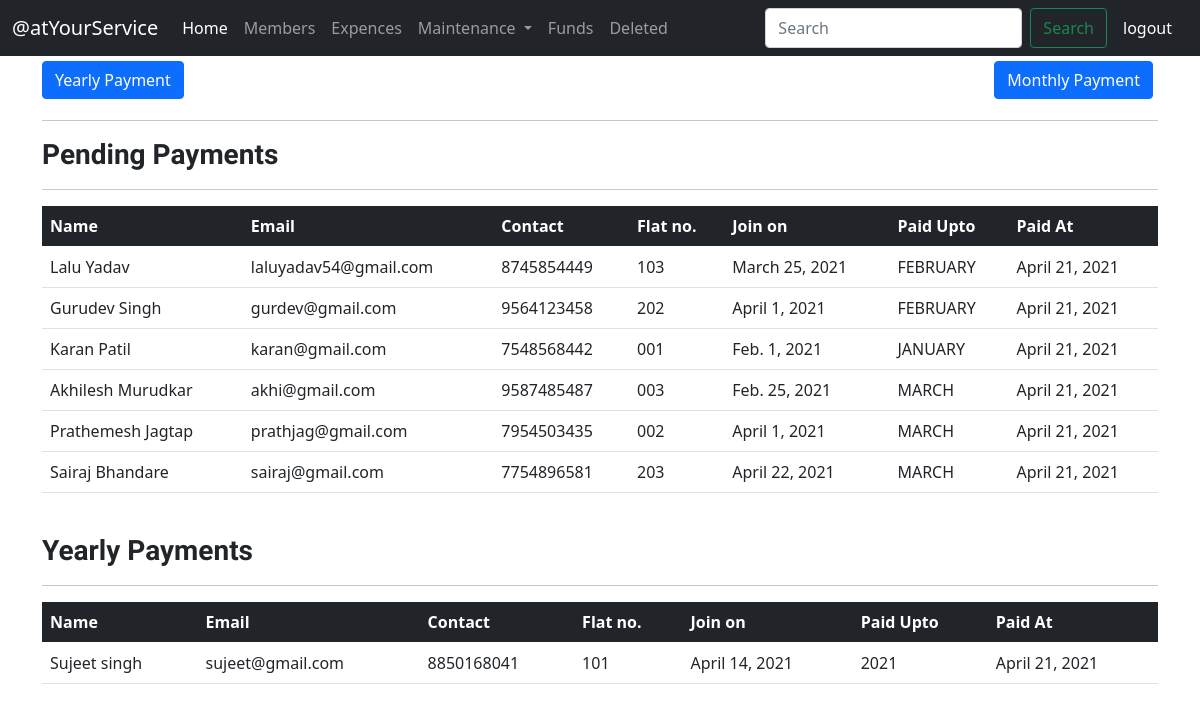
Page /Pending on the committed database.
### main/models.py (models this page shows, shortened)
class Members(models.Model):
    members_id=models.AutoField
    name=models.CharField(max_length=50)
    email=models.CharField(max_length=50)
    contact=models.CharField(max_length=30)
    join_date=models.DateField()
    flat_no=models.CharField(max_length=30)
    paid_upto=models.CharField(max_length=20)
    mode = models.CharField(max_length=20)
    date_at=models.DateField()
    status=models.CharField(max_length=40)
    del_reason=models.CharField(max_length=80)

### main/views.py (the view)
# urls.py: path('Pending',views.Pending,name='Pending'),
def Pending(request):
    mem=Members.objects.filter(mode='monthly',status='active').order_by('paid_upto')
    yer = Members.objects.filter(mode='yearly',status='active').order_by('paid_upto')
    year=today.year
    date=today.strftime('%B')
    params={'mem':mem, 'date':date.upper(), 'year':year, 'yer':yer, 'allm':allm}
    return render(request,'Pending.html',params)

### main/templates/Pending.html (shortened to what this page needs)
{% extends 'basic.html' %}
{% block body %}
<div class="container">
  <button class="btn btn-primary " style="margin-bottom: 5px;" data-bs-toggle="modal"
    data-bs-target="#PaymentYearvise">Yearly Payment</button>
  <button class="btn btn-primary float-right" style="margin-bottom: 5px; margin-right: 5px;" data-bs-toggle="modal"
    data-bs-target="#PaymentMonthvise">Monthly Payment</button><hr>
    <p class="marks">Pending Payments</p><hr>
    <table class="table table-hover">
        <thead class="table-dark">
          <tr>
            <th scope="col">Name</th>
            <th scope="col">Email</th>
            <th scope="col">Contact</th>
            <th scope="col">Flat no.</th>
            <th scope="col">Join on</th>
            <th scope="col">Paid Upto</th>
            <th scope="col">Paid At</th>
          </tr>
        </thead>
        <tbody>
          {% for i in mem %}
          {% if i.paid_upto not in date %}
          <tr>
            <td>{{ i.name}}</td>
            <td>{{ i.email}}</td>
            <td>{{ i.contact}}</td>
            <td>{{ i.flat_no}}</td>
            <td>{{ i.join_date}}</td>
            <td>{{i.paid_upto}}</td>
            <td>{{ i.date_at}}</td>
          </tr>
          {% endif %}
          {% endfor %}
        </tbody>
      </table><br>
      <p class="marks">Yearly Payments</p><hr>
    <table class="table table-hover">
        <thead class="table-dark">
          <tr>
            <th scope="col">Name</th>
            <th scope="col">Email</th>
            <th scope="col">Contact</th>
            <th scope="col">Flat no.</th>
            <th scope="col">Join on</th>
            <th scope="col">Paid Upto</th>
            <th scope="col">Paid At</th>
          </tr>
        </thead>
        <tbody>
          {% for i in yer %}
          <tr>
            <td>{{ i.name}}</td>
            <td>{{ i.email}}</td>
            <td>{{ i.contact}}</td>
            <td>{{ i.flat_no}}</td>
            <td>{{ i.join_date}}</td>
            <td>{{i.paid_upto}}</td>
            <td>{{ i.date_at}}</td>
          </tr>
          {% endfor %}
        </tbody>
      </table>
{% endblock %}

### main/templates/basic.html (style rules this page uses)
.container { padding-top: 5px; }
.float-right { display: inline; float: right; }
.marks { font-size: 28px; font-weight: bolder; display: inline; line-height: 36px; font-family: 'New Tegomin', serif; }

### rows in the picture
Members: name "Lalu Yadav", email "laluyadav54@gmail.com", contact "8745854449", flat_no "103", join_date "March 25, 2021", paid_upto "FEBRUARY", date_at "April 21, 2021"
Members: name "Gurudev Singh", email "gurdev@gmail.com", contact "9564123458", flat_no "202", join_date "April 1, 2021", paid_upto "FEBRUARY", date_at "April 21, 2021"
Members: name "Karan Patil", email "karan@gmail.com", contact "7548568442", flat_no "001", join_date "Feb. 1, 2021", paid_upto "JANUARY", date_at "April 21, 2021"
Members: name "Akhilesh Murudkar", email "akhi@gmail.com", contact "9587485487", flat_no "003", join_date "Feb. 25, 2021", paid_upto "MARCH", date_at "April 21, 2021"
Members: name "Prathemesh Jagtap", email "prathjag@gmail.com", contact "7954503435", flat_no "002", join_date "April 1, 2021", paid_upto "MARCH", date_at "April 21, 2021"
Members: name "Sairaj Bhandare", email "sairaj@gmail.com", contact "7754896581", flat_no "203", join_date "April 22, 2021", paid_upto "MARCH", date_at "April 21, 2021"
Members: name "Sujeet singh", email "sujeet@gmail.com", contact "8850168041", flat_no "101", join_date "April 14, 2021", paid_upto "2021", date_at "April 21, 2021"
